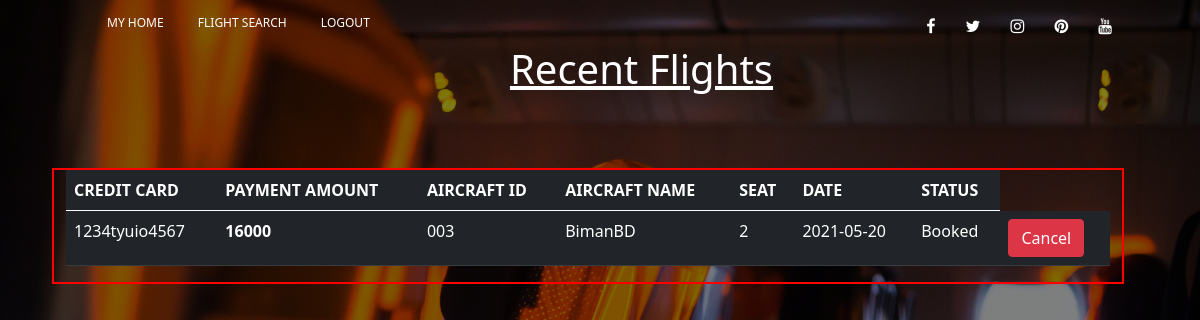
/myRecents.php (signed in), run on the app's committed database.
### tables this page shows
CREATE TABLE `tickets` (
  `serial_no` int(100) NOT NULL,
  `pass_num` varchar(30) NOT NULL,
  `email` varchar(100) NOT NULL,
  `credit_no` varchar(100) NOT NULL,
  `payment_amo` int(11) NOT NULL,
  `aircraft_id` varchar(30) NOT NULL,
  `aircraft_name` varchar(30) NOT NULL,
  `seat_nums` int(30) NOT NULL,
  `stat` varchar(100) NOT NULL,
  `booking_date` date NOT NULL
);

### myRecents.php (the view, shortened to what this page needs)
<!DOCTYPE html>
<html lang="en">
<head>
    <link rel="stylesheet" href="https://cdnjs.cloudflare.com/ajax/libs/font-awesome/4.7.0/css/font-awesome.min.css">
    <link href="https://cdn.jsdelivr.net/npm/bootstrap@5.0.0-beta3/dist/css/bootstrap.min.css" rel="stylesheet">
    <link rel="stylesheet" type="text/css" href="user.css">
</head>
<body>
<nav>
        <ul><li><a href="user.php">MY HOME</a></li>
            <li><a href="userSearch.php">Flight Search</a></li>
            <li><a href="logout.php">Logout</a></li>
        </ul>
        <div class="socialtop">
            <div class="top-social">
                <a href="#"><i class="fa fa-facebook"></i></a>
                <a href="#"><i class="fa fa-twitter"></i></a>
                <a href="#"><i class="fa fa-instagram"></i></a>
                <a href="#"><i class="fa fa-pinterest"></i></a>
                <a href="#"><i class="fa fa-youtube"></i></a>
            </div>
        </div>
</nav>
    <h1><u>Recent Flights</u></h1>
    <div class="container s1">
    <div class="container-fluid row align-items-center">
<?php
require_once('DBconnect.php');
$usermail=$_SESSION['email'];
$query="SELECT * FROM tickets WHERE email= '$usermail' ORDER BY booking_date DESC";
    $read= mysqli_query($conn,$query);
    $count=mysqli_num_rows($read);
    if ($count != 0) {
        while($rd=mysqli_fetch_array($read)){
        $serial=$rd[0];
        $credit=$rd[3];
        $total= $rd[4];
        $id= $rd[5];
        $name= $rd[6];
        $seat= $rd[7];
        $stat= $rd[8];
        $bdate=$rd[9];
                ?>
                <div class="container userd"> <table class="table table-dark">
                 <thead>
    <tr>
      <th scope="col">CREDIT CARD</th>
      <th scope="col">PAYMENT AMOUNT</th>
      <th scope="col">AIRCRAFT ID</th>
      <th scope="col">AIRCRAFT NAME</th>
      <th scope="col">SEAT</th>
      <th scope="col">DATE</th>
      <th scope="col">STATUS</th>
    </tr>
  </thead>
    <tbody>
    <tr>
        <td><?php echo $credit; ?></td>
        <th><?php echo $total; ?></th>
        <td><?php echo $id; ?></td>
        <td><?php echo $name; ?></td>
        <td><?php echo $seat; ?></td>
        <td><?php echo $bdate; ?></td>
        <td><?php if($stat=='Booked'){ echo $stat ?> <td><a href="myRecents.php?delete=<?php echo $serial;  ?>"class="btn btn-danger">Cancel</a></td></td><?php } else{
          echo $stat;}?>
      </tr>
      <?php }} ?>
  </tbody>
  </table>
  </div>
  </div>
  </div>
</body>
</html>

### user.css (style rules this page uses)
* { margin : 0; padding : 0; box-sizing: border-box; }
body { background-image : linear-gradient(rgba(0,0,0,0.5),rgba(0,0,0,0.5)),url(amm.jpg); background-size : cover ; background-position : center; height: 700px; }
nav { background-color :transparent; height : 45px; width : 100%; }
ul { float : left; margin-left: 5%; }
.socialtop { float: right ; margin-right : 5%; }
ul li { margin : 0; padding : 0; position : relative; display: inline-block; }
ul li a { font-size: 12px; font-weight: 400; line-height : 45px; color : #fff; text-decoration : none; text-transform: uppercase; padding : 15px; }
.top-social { padding : 14px 15px; }
.top-social a { padding : 13px; color : #fff; }
.userd { border: 2px solid red; }

### myRecents.php (style rules this page uses)
h1 { text-align:center; color:#fff; }
.s1 { padding: 10px; margin-top:30px; }
.userd { margin-top:35px; }

### data on the page
tickets: credit_no "1234tyuio4567", payment_amo "16000", aircraft "003", aircraft_name "BimanBD", seat_nums "2", booking_date "2021-05-20", stat "Booked"
